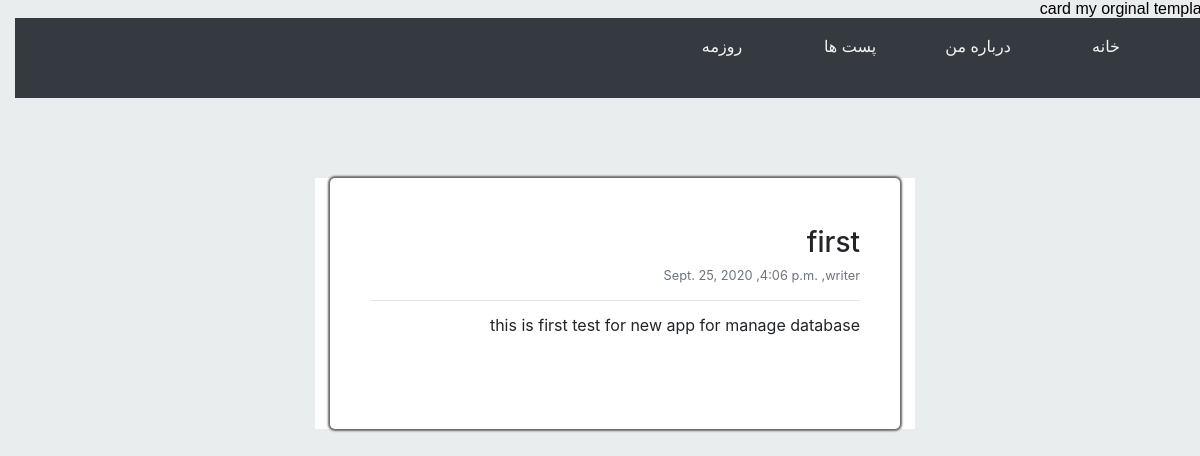
The page /post-detail/1 on the database its author committed.
### Post/models.py (models this page shows)
class Post(models.Model):
    date = models.DateField()
    time = models.TimeField(auto_now=False)
    title = models.CharField(max_length=50)
    description = models.TextField()
    image = models.ImageField(upload_to=image_name, null=True, blank=True)
    def __str__(self):
        return self.title

### Post/views.py (the view)
# urls.py: path('post-detail/<pk>', Post_detail.as_view())
class Post_detail(DetailView):
    queryset = Post.objects.all()
    template_name = "post_detail.html"
    def get_context_data(self, *args, objects_list=None, **kwargs):
        context = super(Post_detail, self).get_context_data(*args, **kwargs)
        context['abc'] = "my name is Benyamin"
        print(context   )
        return context

### Templates/post_detail.html (shortened to what this page needs)
{% load static %}
<!DOCTYPE html>
<html dir="rtl" lang="fa">
<head>
    <link rel="stylesheet" href="https://stackpath.bootstrapcdn.com/bootstrap/4.5.2/css/bootstrap.min.css">
    <link rel="stylesheet" type="text/css" href="{% static 'css/post-detail.css' %}">
    <link rel="stylesheet" type="text/css" href="{% static 'css/font-samim.css' %}">
</head>
<body>
    <header>
        <div class="bg-dark">
            <div class="row">
                <div class="container">
                    <ul>
                        <li><a href="../">خانه</a></li>
                        <li><a href="../about-me/"> درباره من </a></li>
                        <li><a href="../album/"> پست ها </a></li>
                        <li><a href="../cv/"> روزمه </a></li>
                    </ul>
                </div>
            </div>
        </div>
    </header>
    <main class="container  col-lg-6">
        <div class="col-lg-offset-6 main-text ">
            <h3>{{ object.title }}</h3>
            <div class="d-flex justify-content-between align-items-center">
                <small class="text-muted">{{ object.date }} ,{{ object.time }} ,writer</small>
            </div>
            <hr>
            <p>{{ object.description }}</p>
        </div>
    </main>
</body>
</html>

### static/css/post-detail.css (style rules this page uses)
* { display: block; padding: 0; margin: 0; }
body { background-color: #eaeded; }
main { background-color: white; margin: 10vh auto; text-align: right; }
.main-text { line-height: 1em; padding: 6vh 5vh 10vh 5vh; text-align: justify; box-shadow: 0 0 2px 2px rgb(107, 105, 105); border-radius: 5px; }
ul { float: none; height: 8vh; list-style-type: none; }
li { vertical-align: middle; text-align: center; height: 100%; min-width: 16vh; float: right; }
li a { padding-top: 0vh; margin-top: 0vh; padding-top: 12%; height: 100%; display: block; text-decoration: none; color: whitesmoke; }

### rows shown on the page
Post: title "first", date "Sept. 25, 2020", time "4:06 p.m.", description "this is first test for new app for manage database"
